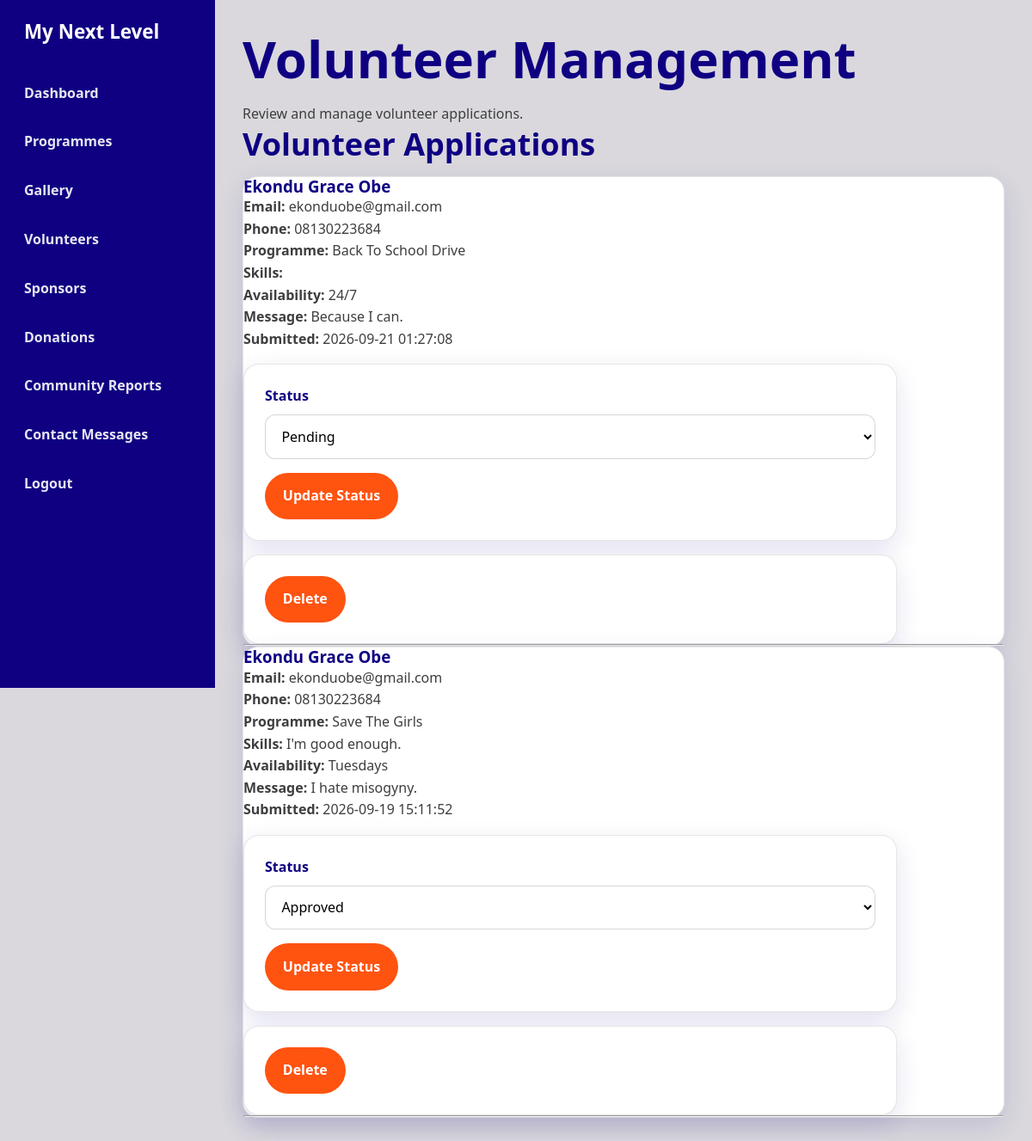
The page /admin/volunteers.php (signed in) on the database its author committed.
### tables this page shows
CREATE TABLE `volunteers` (
  `id` int(11) NOT NULL,
  `full_name` varchar(150) NOT NULL,
  `email` varchar(150) NOT NULL,
  `phone` varchar(30) DEFAULT NULL,
  `program_id` int(11) DEFAULT NULL,
  `skills` text DEFAULT NULL,
  `availability` varchar(100) DEFAULT NULL,
  `message` text DEFAULT NULL,
  `status` varchar(50) DEFAULT 'pending',
  `created_at` timestamp NOT NULL DEFAULT current_timestamp()
);

CREATE TABLE `programs` (
  `id` int(11) NOT NULL,
  `title` varchar(150) NOT NULL,
  `description` text NOT NULL,
  `image` varchar(255) DEFAULT NULL,
  `location` varchar(150) DEFAULT NULL,
  `program_date` date DEFAULT NULL,
  `status` varchar(50) DEFAULT 'upcoming',
  `created_at` timestamp NOT NULL DEFAULT current_timestamp(),
  `updated_at` timestamp NOT NULL DEFAULT current_timestamp() ON UPDATE current_timestamp()
);

### admin/volunteers.php (the view, shortened to what this page needs)
<?php
require_once "../includes/database.php";
$sql = "
    SELECT
        volunteers.*,
        programs.title AS program_title
    FROM volunteers
    LEFT JOIN programs
        ON volunteers.program_id = programs.id
    ORDER BY volunteers.created_at DESC
";
$result = $conn->query($sql);
?>
<!DOCTYPE html>
<html lang="en">
<head>
    <link rel="stylesheet" href="../assets/css/index.css">
    <link rel="stylesheet" href="../assets/css/admin.css">
</head>
<body>
    <div class="admin-layout">
        <?php require_once "admin-navigation.php"; ?>
        <main class="admin-main">
        <h1>Volunteer Management</h1>
        <p>Review and manage volunteer applications.</p>
        <?php if ($result && $result->num_rows > 0): ?>
            <section aria-labelledby="volunteer-records-heading">
                <h2 id="volunteer-records-heading">
                    Volunteer Applications
                </h2>
                <?php while ($volunteer = $result->fetch_assoc()): ?>
                    <article>
                        <h3>
                            <?php echo htmlspecialchars($volunteer["full_name"]); ?>
                        </h3>
                        <p>
                            <strong>Email:</strong>
                            <?php echo htmlspecialchars($volunteer["email"]); ?>
                        </p>
                        <p>
                            <strong>Phone:</strong>
                            <?php echo htmlspecialchars($volunteer["phone"] ?? "Not provided"); ?>
                        </p>
                        <p>
                            <strong>Programme:</strong>
                            <?php
                            echo htmlspecialchars(
                                $volunteer["program_title"] ?? "No programme selected"
                            );
                            ?>
                        </p>
                        <p>
                            <strong>Skills:</strong>
                            <?php echo htmlspecialchars($volunteer["skills"] ?? "Not provided"); ?>
                        </p>
                        <p>
                            <strong>Availability:</strong>
                            <?php echo htmlspecialchars($volunteer["availability"] ?? "Not provided"); ?>
                        </p>
                        <p>
                            <strong>Message:</strong>
                            <?php echo nl2br(htmlspecialchars($volunteer["message"])); ?>
                        </p>
                        <p>
                            <strong>Submitted:</strong>
                            <?php echo htmlspecialchars($volunteer["created_at"]); ?>
                        </p>
                        <form method="POST">
                            <label for="status-<?php echo $volunteer["id"]; ?>">
                                Status
                            </label>
                            <select
                                id="status-<?php echo $volunteer["id"]; ?>"
                                name="status"
                            >
                                <option
                                    value="pending"
                                    <?php echo $volunteer["status"] === "pending" ? "selected" : ""; ?>
                                >
                                    Pending
                                </option>
                                <option
                                    value="approved"
                                    <?php echo $volunteer["status"] === "approved" ? "selected" : ""; ?>
                                >
                                    Approved
                                </option>
                            </select>
                            <button type="submit" name="update_status">
                                Update Status
                            </button>
                        </form>
                        <form method="POST">
                            <button
                                type="submit"
                                name="delete_volunteer"
                            >
                                Delete
                            </button>
                        </form>
                        <hr>
                    </article>
                <?php endwhile; ?>
            </section>
        <?php else: ?>
            <p>No volunteer applications found.</p>
        <?php endif; ?>
        </main>
    </div>
</body>
</html>

### admin/admin-navigation.php
<aside class="admin-sidebar">
    <h1>My Next Level</h1>
    <nav aria-label="Admin navigation">
        <ul>
            <li>
                <a href="dashboard.php">
                    Dashboard
                </a>
            </li>
            <li>
                <a href="programs.php">
                    Programmes
                </a>
            </li>
            <li>
                <a href="gallery.php">
                    Gallery
                </a>
            </li>
            <li>
                <a href="volunteers.php">
                    Volunteers
                </a>
            </li>
            <li>
                <a href="sponsors.php">
                    Sponsors
                </a>
            </li>
            <li>
                <a href="donations.php">
                    Donations
                </a>
            </li>
            <li>
                <a href="community-reports.php">
                    Community Reports
                </a>
            </li>
            <li>
                <a href="contact-messages.php">
                    Contact Messages
                </a>
            </li>
            <li>
                <a href="logout.php">
                    Logout
                </a>
            </li>
        </ul>
    </nav>
</aside>

### assets/css/index.css (style rules this page uses)
:root { --primary: #ff5310; --secondary: #0f0082; --accent: #333333; --bg: #dad8dd; --white: #ffffff; --text: #000000; --muted: #3e3e3e; --shadow: 0 10px 30px rgba(15, 0, 130, 0.12); --radius: 18px; }
* { box-sizing: border-box; margin: 0; padding: 0; }
html { scroll-behavior: smooth; }
body { font-family: 'Segoe UI', Tahoma, Geneva, Verdana, sans-serif; background: var(--bg); color: var(--text); line-height: 1.6; }
a { color: inherit; text-decoration: none; }
ul, ol { list-style: none; }
button, input, textarea, select { font: inherit; }
header, main, footer, section, article, nav, aside, form, figure, figcaption { display: block; }
nav { max-width: 1200px; margin: 0 auto; padding: 1rem 1.5rem; display: flex; align-items: center; justify-content: space-between; gap: 1.5rem; }
nav ul { display: flex; align-items: center; justify-content: center; flex-wrap: wrap; gap: 1.1rem; }
nav li a { color: var(--white); opacity: 0.9; font-weight: 600; }
main { max-width: 1200px; margin: 0 auto; padding: 2rem 1.5rem 4rem; }
section { margin-bottom: 3rem; }
h1, h2, h3, h4 { color: var(--secondary); line-height: 1.2; }
h1 { font-size: clamp(2.2rem, 5vw, 4rem); margin-bottom: 1rem; }
h2 { font-size: clamp(1.8rem, 3vw, 2.6rem); margin-bottom: 1rem; }
p { color: var(--muted); }
[aria-labelledby="about-intro-heading"] article, .program-card, [aria-labelledby="get-involved-heading"] article, article, form { background: var(--white); border: 1px solid rgba(51, 51, 51, 0.12); border-radius: var(--radius); box-shadow: var(--shadow); }
form { max-width: 760px; margin-top: 1rem; padding: 1.5rem; }
form label, form legend { display: block; margin-bottom: 0.5rem; color: var(--secondary); font-weight: 700; }
form input, form textarea, form select { width: 100%; margin-bottom: 1rem; padding: 0.8rem 0.9rem; border: 1px solid rgba(51, 51, 51, 0.2); border-radius: 12px; background: var(--white); }
form button { background: var(--primary); color: var(--white); border: none; padding: 0.9rem 1.3rem; border-radius: 999px; font-weight: 700; cursor: pointer; }

### assets/css/admin.css (style rules this page uses)
.admin-layout { min-height: 100vh; display: flex; background: var(--bg); }
.admin-sidebar { width: 250px; min-height: 100vh; background: var(--secondary); color: var(--white); position: fixed; top: 0; left: 0; padding: 1.5rem 1rem; z-index: 100; }
.admin-sidebar h1 { color: var(--white); font-size: 1.4rem; margin-bottom: 2rem; padding: 0 0.75rem; }
.admin-sidebar nav { display: block; padding: 0; margin: 0; }
.admin-sidebar nav ul { display: flex; flex-direction: column; align-items: stretch; gap: 0.35rem; }
.admin-sidebar nav li { width: 100%; }
.admin-sidebar nav li a { display: block; width: 100%; padding: 0.8rem 0.75rem; border-radius: 10px; color: var(--white); opacity: 0.9; font-weight: 600; }
.admin-main { margin-left: 250px; width: calc(100% - 250px); max-width: none; padding: 2rem; }

### rows shown on the page
volunteers: full_name "Ekondu Grace Obe", email "ekonduobe@gmail.com", phone "08130223684", program.title "Back To School Drive", availability "24/7", message "Because I can.", created_at "2026-09-21 01:27:08", status "Pending"
volunteers: full_name "Ekondu Grace Obe", email "ekonduobe@gmail.com", phone "08130223684", program.title "Save The Girls", skills "I'm good enough.", availability "Tuesdays", message "I hate misogyny.", created_at "2026-09-19 15:11:52", status "Approved"
